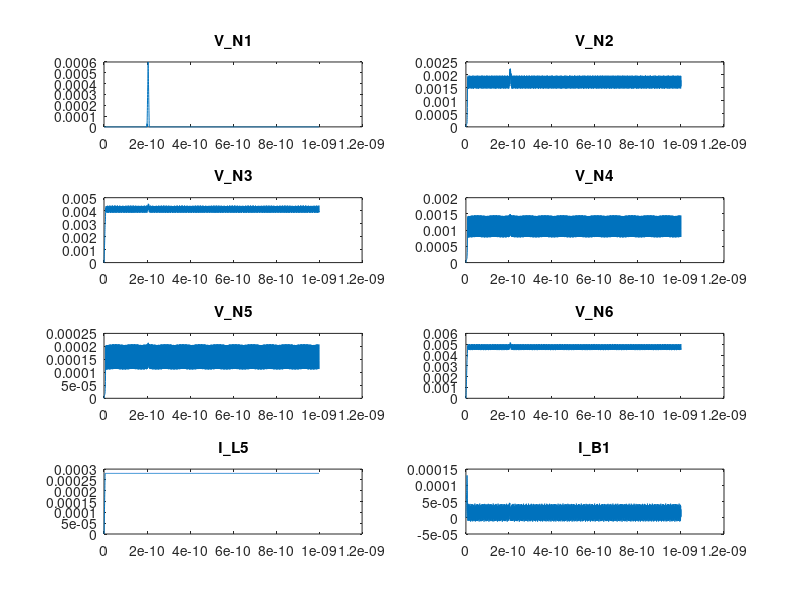

MATLAB code to generate this figure:
% JTL_3 test in matlab (Voltage Source Pulse)
clear;
%% Constants
hbar_2e = 3.038510188E15;
hn = 0.25E-12;
N = 4000;

%% JJ Model
Rn = 16;
R0 = 160;
Vg = 2.8E-3;
C = 0.07E-12;
Icrit = 0.1E-3;

%% Components
VA_mat = zeros(18, 18);
IB_mat = zeros(18, 18);
L1_mat = zeros(18, 18);
L2_mat = zeros(18, 18);
L3_mat = zeros(18, 18);
L4_mat = zeros(18, 18);
L5_mat = zeros(18, 18);
R1_mat = zeros(18, 18);
B1_mat = zeros(18, 18);
B2_mat = zeros(18, 18);
%% Component Values
L1 = 2E-12;
L2 = 2.4E-12;
L3 = 2.4E-12;
L4 = 2E-12;
L5 = 0.278E-12;
R1 = 2;
RB1 = 5.23;
RB2 = 5.23;
%% Component rubberstamps
% VA
VA_mat(1,9) = 1;
VA_mat(9,1) = 1;
% L1
L1_mat(1,10) = 1;
L1_mat(2,10) = -1;
L1_mat(10,1) = 1;
L1_mat(10,2) = -1;
L1_mat(10,10) = -2 * L1 / hn;
% L2
L2_mat(2,11) = 1;
L2_mat(3,11) = -1;
L2_mat(11,2) = 1;
L2_mat(11,3) = -1;
L2_mat(11,11) = -2 * L2 / hn;
% L3
L3_mat(3,12) = 1;
L3_mat(4,12) = -1;
L3_mat(12,3) = 1;
L3_mat(12,4) = -1;
L3_mat(12,12) = -2 * L3 / hn;
% L4
L4_mat(4,13) = 1;
L4_mat(5,13) = -1;
L4_mat(13,4) = 1;
L4_mat(13,5) = -1;
L4_mat(13,13) = -2 * L4 / hn;
% L5
L5_mat(6,14) = 1;
L5_mat(3,14) = -1;
L5_mat(14,6) = 1;
L5_mat(14,3) = -1;
L5_mat(14,14) = -2 * L5 / hn;
% IB
IB_mat(6,15) = -1;
IB_mat(15,15) = 1;
% R1
R1_mat(5,16) = 1;
R1_mat(16,5) = -1/R1;
R1_mat(16,16) = -1;
% B1
B1_mat(2,17) = 1;
B1_mat(7,2) = -hn/2 * hbar_2e;
B1_mat(7,7) = 1;
B1_mat(17,2) = 2*C / hn + 1/R0 + 1/RB1;
B1_mat(17,17) = -1;
% B2
B2_mat(4,18) = 1;
B2_mat(8,4) = -hn/2 * hbar_2e;
B2_mat(8,8) = 1;
B2_mat(18,4) = 2*C / hn + 1/R0 + 1/RB2;
B2_mat(18,18) = -1;

%% A Matrix Assembly
A_00 = VA_mat + IB_mat + L1_mat + L2_mat + L3_mat + L4_mat + L5_mat + R1_mat + B1_mat + B2_mat;
B1_mat(17,2) = (2 * C / hn) + (1/Rn);
A_n0 = VA_mat + IB_mat + L1_mat + L2_mat + L3_mat + L4_mat + L5_mat + R1_mat + B1_mat + B2_mat;
B1_mat(17,2) = (2 * C / hn) + (1/R0);
B2_mat(18,4) = (2 * C / hn) + (1/Rn);
A_0n = VA_mat + IB_mat + L1_mat + L2_mat + L3_mat + L4_mat + L5_mat + R1_mat + B1_mat + B2_mat;
B1_mat(17,2) = (2 * C / hn) + (1/Rn);
B2_mat(18,4) = (2 * C / hn) + (1/Rn);
A_nn = VA_mat + IB_mat + L1_mat + L2_mat + L3_mat + L4_mat + L5_mat + R1_mat + B1_mat + B2_mat;

%% Sources
VA = 0;
IB = 0;
VA = zeros(1, 800-1);
for i = (200E-12/hn - 1):(205E-12/hn - 1)
    VA = [VA, (600E-6 - 0)/(205E-12 - 200E-12) * (i*hn - 200E-12)];
end
for i = (205E-12/hn):(210E-12/hn - 1)
    VA = [VA, 600E-6 + (0 - 600E-6)/(210E-12 - 205E-12) * (i*hn - 205E-12)];
end
VA = [VA, zeros*ones(1, N-840)];
for i = 1:(5E-12/hn - 1)
    IB = [IB, (280E-6 - 0)/(5E-12 - 0) * (i*hn)];
end
IB = [IB, 280E-6*ones(1,N-20)];

%% Time, RHS, LHS and Storage variables
T = zeros(1, N);
RHS = zeros(1, 18);
LHS = zeros(1, 18);
V_N1 = zeros(1, N);
V_N2 = zeros(1, N);
V_N3 = zeros(1, N);
V_N4 = zeros(1, N);
V_N5 = zeros(1, N);
V_N6 = zeros(1, N);
V_Phi1 = zeros(1, N);
V_Phi2 = zeros(1, N);
I_VA = zeros(1, N);
I_L1 = zeros(1, N);
I_L2 = zeros(1, N);
I_L3 = zeros(1, N);
I_L4 = zeros(1, N);
I_L5 = zeros(1, N);
I_IB = zeros(1, N);
I_R1 = zeros(1, N);
I_B1 = zeros(1, N);
I_B2 = zeros(1, N);

%% A initial
A = A_00;

%% Initial conditions
VN2_2 = 0;
VN2_1d = 0;
VN2_2d = 0;
VN4_2 = 0;
VN4_1d = 0;
VN4_2d = 0;

%% Time loop
for i = 1:N
    % Previous Values
    VN1_1 = LHS(1);
    VN2_1 = LHS(2);
    VN2_1d = (2/hn)*(VN2_1 - VN2_2) - VN2_2d;
    VN2_2 = VN2_1;
    VN2_2d = VN2_1d;
    VN3_1 = LHS(3);
    VN4_1 = LHS(4);
    VN4_1d = (2/hn)*(VN4_1 - VN4_2) - VN4_2d;
    VN4_2 = VN4_1;
    VN4_2d = VN4_1d;
    VN5_1 = LHS(5);
    VN6_1 = LHS(6);
    VPhi1_1 = LHS(7);
    VPhi2_1 = LHS(8);
    IVA_1 = LHS(9);
    IL1_1 = LHS(10);
    IL2_1 = LHS(11);
    IL3_1 = LHS(12);
    IL4_1 = LHS(13);
    IL5_1 = LHS(14);
    IIB_1 = LHS(15);
    IR1_1 = LHS(16);
    IB1_1 = LHS(17);
    IB2_1 = LHS(18);
    % Junction current values
    IsB1 = -Icrit * sin(VPhi1_1 + hn/2 * hbar_2e * (VN2_1 + VN2_1 + hn*(VN2_1d))) + ((2*C/hn) * VN2_1) + (C * VN2_1d);
    IsB2 = -Icrit * sin(VPhi2_1 + hn/2 * hbar_2e * (VN4_1 + VN4_1 + hn*(VN4_1d))) + ((2*C/hn) * VN4_1) + (C * VN4_1d);
    % Right hand side in-time values
    RHS_N1 = 0;  
    RHS_N2 = 0;
    RHS_N3 = 0;
    RHS_N4 = 0;
    RHS_N5 = 0;
    RHS_N6 = 0;
    RHS_phi1 = VPhi1_1 + (hn/2 * hbar_2e)*(VN2_1);
    RHS_phi2 = VPhi2_1 + (hn/2 * hbar_2e)*(VN4_1);
    RHS_VA = VA(i);
    RHS_IL1 = (-2 * L1 / hn)*(IL1_1) - (VN2_1 - VN1_1);
    RHS_IL2 = (-2 * L2 / hn)*(IL2_1) - (VN3_1 - VN2_1);
    RHS_IL3 = (-2 * L3 / hn)*(IL3_1) - (VN4_1 - VN3_1);
    RHS_IL4 = (-2 * L4 / hn)*(IL4_1) - (VN5_1 - VN4_1);
    RHS_IL5 = (-2 * L5 / hn)*(IL5_1) - (VN3_1 - VN6_1);
    RHS_IB = IB(i);
    RHS_IR1 = 0;
    RHS_IB1 = IsB1;
    RHS_IB2 = IsB2;
    % RHS assembly
    RHS = [RHS_N1; RHS_N2; RHS_N3; RHS_N4; RHS_N5; RHS_N6; RHS_phi1; RHS_phi2; RHS_VA; RHS_IL1; RHS_IL2; RHS_IL3; RHS_IL4; RHS_IL5; RHS_IB; RHS_IR1; RHS_IB1; RHS_IB2];
    % Ax = b solve
    LHS = A\RHS;
    % Data storage
    V_N1(i) = abs(LHS(1));
    V_N2(i) = abs(LHS(2));
    V_N3(i) = abs(LHS(3));
    V_N4(i) = abs(LHS(4));
    V_N5(i) = abs(LHS(5));
    V_N6(i) = abs(LHS(6));
    V_Phi1(i) = abs(LHS(7));
    V_Phi2(i) = abs(LHS(8));
    I_VA(i) = LHS(9);
    I_L1(i) = LHS(10);
    I_L2(i) = LHS(11);
    I_L3(i) = LHS(12);
    I_L4(i) = LHS(13);
    I_L5(i) = LHS(14);
    I_IB(i) = LHS(15);
    I_R1(i) = LHS(16);
    I_B1(i) = LHS(17);
    I_B2(i) = LHS(18);
    % Time storage
    T(i) = hn*i;
    % Vgap threshold check
    if LHS(1) > Vg
        if LHS(3) > Vg
            A = A_nn;
        else
            A = A_n0;
        end
    else
        if LHS(3) > Vg
            A = A_0n;
        else
            A = A_00;
        end
    end
end
%% Plotting
figure;
subplot(4, 2, 1);
plot(T, V_N1);
title('V\_N1');
subplot(4, 2, 2);
plot(T, V_N2);
title('V\_N2');
subplot(4, 2, 3);
plot(T, V_N3);
title('V\_N3');
subplot(4, 2, 4);
plot(T, V_N4);
title('V\_N4');
subplot(4, 2, 5);
plot(T, V_N5);
title('V\_N5');
subplot(4, 2, 6);
plot(T, V_N6);
title('V\_N6');
subplot(4, 2, 7);
plot(T, I_L5);
title('I\_L5');
subplot(4, 2, 8);
plot(T, I_B1);
title('I\_B1');